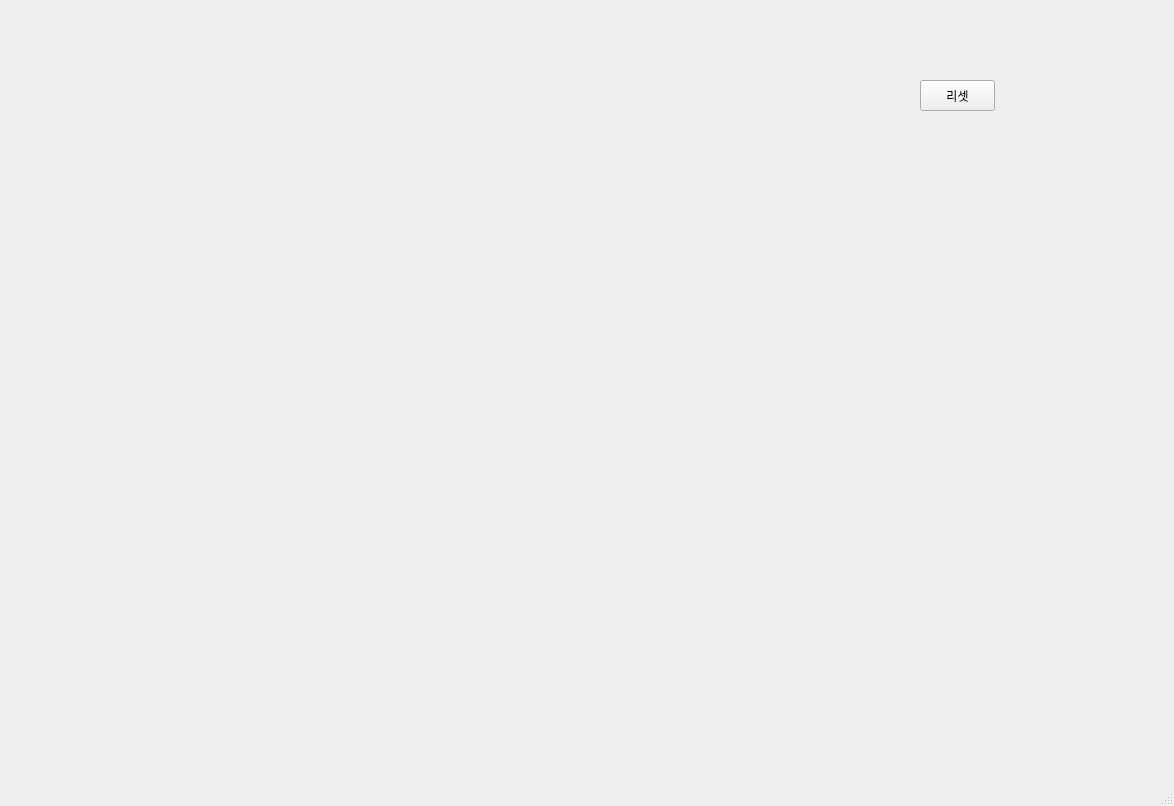
<?xml version="1.0" encoding="UTF-8"?>
<ui version="4.0">
 <class>MainWindow</class>
 <widget class="QMainWindow" name="MainWindow">
  <property name="geometry">
   <rect>
    <x>0</x>
    <y>0</y>
    <width>1174</width>
    <height>806</height>
   </rect>
  </property>
  <property name="windowTitle">
   <string>MainWindow</string>
  </property>
  <widget class="QWidget" name="centralwidget">
   <widget class="QPushButton" name="pb_reset">
    <property name="geometry">
     <rect>
      <x>920</x>
      <y>80</y>
      <width>75</width>
      <height>31</height>
     </rect>
    </property>
    <property name="text">
     <string>리셋</string>
    </property>
   </widget>
  </widget>
  <widget class="QMenuBar" name="menubar">
   <property name="geometry">
    <rect>
     <x>0</x>
     <y>0</y>
     <width>1174</width>
     <height>21</height>
    </rect>
   </property>
  </widget>
  <widget class="QStatusBar" name="statusbar"/>
 </widget>
 <resources/>
 <connections/>
</ui>
